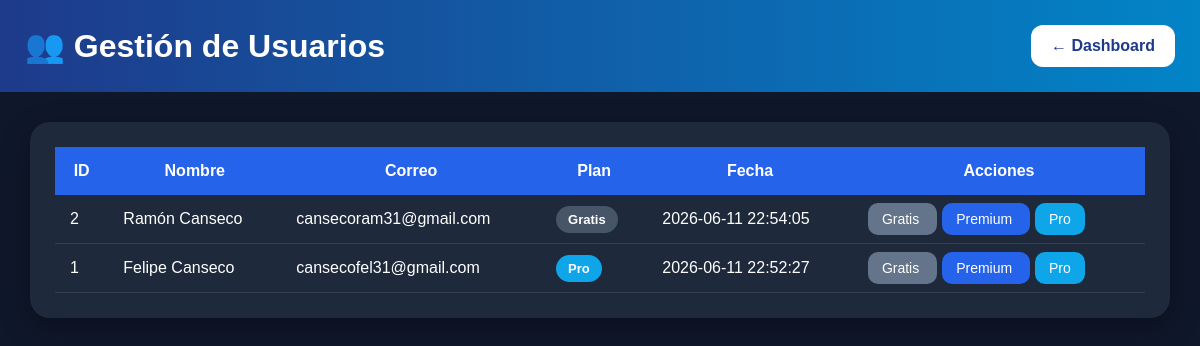
The app's page /admin/usuarios (signed in) with its own data.
### tables this page shows
CREATE TABLE usuarios (
            id INTEGER PRIMARY KEY AUTOINCREMENT,
            nombre TEXT NOT NULL,
            correo TEXT UNIQUE NOT NULL,
            password TEXT NOT NULL,
            plan TEXT DEFAULT 'gratis',
            fecha_registro TIMESTAMP DEFAULT CURRENT_TIMESTAMP
        );

### app.py (the view)
@app.route('/admin/usuarios')
def admin_usuarios():
    if not session.get("admin"):
        return redirect('/admin')
    conexion = sqlite3.connect("usuarios.db")
    cursor = conexion.cursor()
    cursor.execute("""
        SELECT id, nombre, correo, plan, fecha_registro
        FROM usuarios
        ORDER BY id DESC
    """)
    usuarios = cursor.fetchall()
    conexion.close()
    return render_template("admin_usuarios.html", usuarios=usuarios)

### templates/admin_usuarios.html (shortened to what this page needs)
<!DOCTYPE html>
<html>
<head>
</head>
<body>
<div class="header">
    <h1>👥 Gestión de Usuarios</h1>
    <a href="/admin/dashboard" class="btn-volver">← Dashboard</a>
</div>
<div class="container">
<div class="card">
<table>
<tr>
    <th>ID</th>
    <th>Nombre</th>
    <th>Correo</th>
    <th>Plan</th>
    <th>Fecha</th>
    <th>Acciones</th>
</tr>
{% for usuario in usuarios %}
<tr>
<td>{{ usuario[0] }}</td>
<td>{{ usuario[1] }}</td>
<td>{{ usuario[2] }}</td>
<td>
{% if usuario[3] == "premium" %}
<span class="badge plan-premium">Premium</span>
{% elif usuario[3] == "pro" %}
<span class="badge plan-pro">Pro</span>
{% else %}
<span class="badge plan-gratis">Gratis</span>
{% endif %}
</td>
<td>{{ usuario[4] }}</td>
<td>
<a href="/admin/usuarios/plan/{{ usuario[0] }}/gratis"
class="btn gratis">
Gratis
</a>
<a href="/admin/usuarios/plan/{{ usuario[0] }}/premium"
class="btn premium">
Premium
</a>
<a href="/admin/usuarios/plan/{{ usuario[0] }}/pro"
class="btn pro">
Pro
</a>
</td>
</tr>
{% endfor %}
</table>
</div>
</div>
</body>
</html>

### templates/admin_usuarios.html (style rules this page uses)
* { margin:0; padding:0; box-sizing:border-box; }
body { font-family:Arial,sans-serif; background:#0f172a; color:white; }
.header { background:linear-gradient(90deg,#1e3a8a,#0284c7); padding:25px; display:flex; justify-content:space-between; align-items:center; }
.header h1 { font-size:32px; }
.btn-volver { background:white; color:#1e3a8a; padding:12px 20px; border-radius:12px; text-decoration:none; font-weight:bold; }
.container { padding:30px; }
.card { background:#1e293b; border-radius:20px; padding:25px; box-shadow:0 10px 30px rgba(0,0,0,.3); }
table { width:100%; border-collapse:collapse; }
th { background:#2563eb; color:white; padding:15px; }
td { padding:15px; border-bottom:1px solid rgba(255,255,255,.1); }
.btn { padding:8px 14px; border-radius:10px; text-decoration:none; color:white; font-size:14px; margin-right:5px; }
.gratis { background:#64748b; }
.premium { background:#2563eb; }
.pro { background:#0ea5e9; }
.badge { padding:6px 12px; border-radius:20px; font-size:13px; font-weight:bold; }
.plan-gratis { background:#475569; }
.plan-pro { background:#0ea5e9; }

### records on screen
usuarios: id "2", nombre "Ramón Canseco", correo "cansecoram31@gmail.com", plan "Gratis", fecha_registro "2026-06-11 22:54:05"
usuarios: id "1", nombre "Felipe Canseco", correo "cansecofel31@gmail.com", plan "Pro", fecha_registro "2026-06-11 22:52:27"
